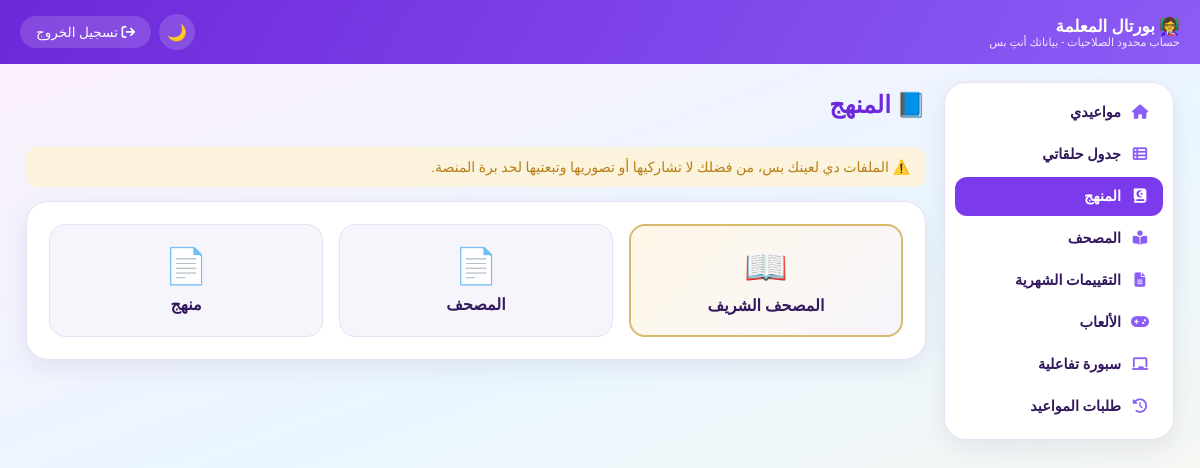
/teacher-portal/curriculum/ (signed in), run on an earlier commit of the app's database.
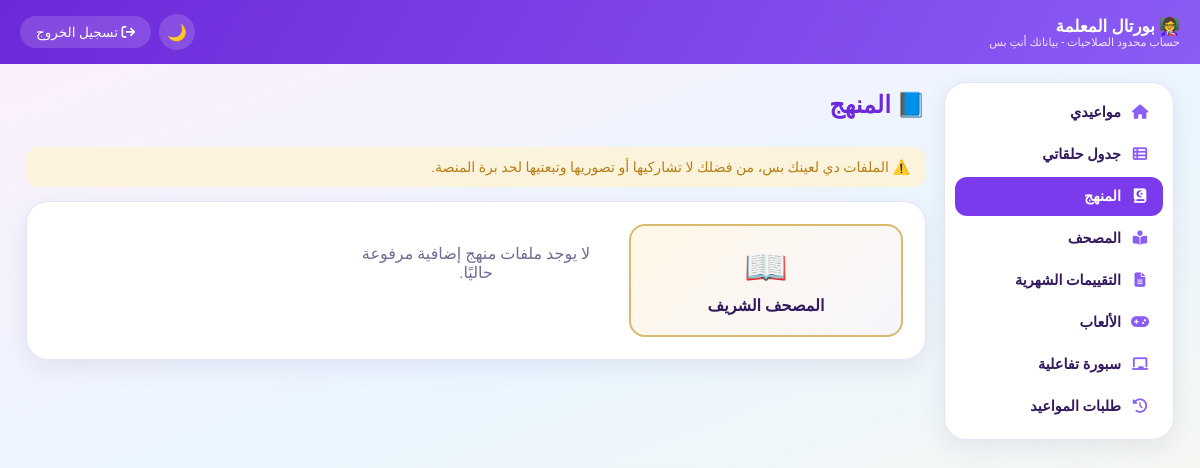
And on a later commit of the database.
### core/models.py (models this page shows, shortened)
class CurriculumDocument(models.Model):
    title = models.CharField(max_length=255, verbose_name="عنوان الملف")
    file = models.FileField(upload_to='curriculum/%Y/%m/', verbose_name="ملف PDF")
    is_quran = models.BooleanField(default=False, verbose_name="هل هو المصحف؟")
    order = models.PositiveIntegerField(default=0, verbose_name="الترتيب")
    is_active = models.BooleanField(default=True, verbose_name="نشط (ظاهر للمعلمات)")
    uploaded_at = models.DateTimeField(auto_now_add=True, verbose_name="تاريخ الرفع")
    class Meta:
        verbose_name = "ملف منهج"
        verbose_name_plural = "ملفات المنهج"
        ordering = ['order', 'title']

### core/views.py (the view)
# urls.py: path('teacher-portal/curriculum/', views.teacher_curriculum, name='teacher_curriculum'),
@teacher_login_required
def teacher_curriculum(request):
    documents = CurriculumDocument.objects.filter(is_active=True)
    return render(request, 'core/teacher_curriculum.html', {
        'documents': documents,
        'teacher': request.user.teacher_profile,
    })

### core/views.py (called while the page is built)
def teacher_login_required(view_func):
    @wraps(view_func)
    def _wrapped(request, *args, **kwargs):
        if not request.user.is_authenticated or not hasattr(request.user, 'teacher_profile'):
            messages.error(request, 'من فضلك سجلي الدخول بحساب المعلمة الخاص بيكِ.')
            return redirect('teacher_login')
        return view_func(request, *args, **kwargs)
    return _wrapped

### templates/core/teacher_curriculum.html (shortened to what this page needs)
{% extends 'core/teacher_portal_base.html' %}
{% block content %}
<h2 style="color:var(--violet-700); margin-top:0;">📘 المنهج</h2>
<div class="alert alert-warning">
    ⚠️ الملفات دي لعينك بس، من فضلك لا تشاركيها أو تصوريها وتبعتيها لحد برة المنصة.
</div>
<div class="card" style="display:grid; grid-template-columns:repeat(auto-fill,minmax(220px,1fr)); gap:16px;">
    <a href="{% url 'teacher_quran_reader' %}" style="text-decoration:none; color:var(--ink); background:linear-gradient(135deg,#FFF8E7,var(--violet-50)); border:2px solid #d9b96b; border-radius:16px; padding:20px; text-align:center; display:block;">
        <div style="font-size:2.2rem;">📖</div>
        <div style="font-weight:700; margin-top:8px;">المصحف الشريف</div>
    </a>
    {% for doc in documents %}
    <a href="{% url 'teacher_curriculum_view' doc.id %}" style="text-decoration:none; color:var(--ink); background:var(--violet-50); border:1px solid var(--border); border-radius:16px; padding:20px; text-align:center; display:block;">
        <div style="font-size:2.2rem;">📄</div>
        <div style="font-weight:700; margin-top:8px;">{{ doc.title }}</div>
    </a>
    {% empty %}
    <div style="text-align:center; color:var(--ink-muted); padding:20px;">لا يوجد ملفات منهج إضافية مرفوعة حاليًا.</div>
    {% endfor %}
</div>
{% endblock %}

What changed in the data, as far as the page shows it:
removed CurriculumDocument: title "المصحف"
removed CurriculumDocument: title "منهج"
Also different on the page:
text now shown: "لا يوجد ملفات منهج إضافية مرفوعة حاليًا."
